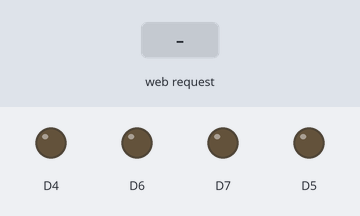
This sketch was run on a simulated ESP8266 (NodeMCU). On the bench: output pins drawn as LEDs (lit = HIGH). The inputs (shaded band) are chosen by the test bench. WiFi joins after 1.5 s; servers stay silent unless stated; what the sketch prints to the serial monitor is not drawn.

Above: at 2.7 s.
2.8 s: HTTP request GET /LED=OFF received
At 3.3 s:
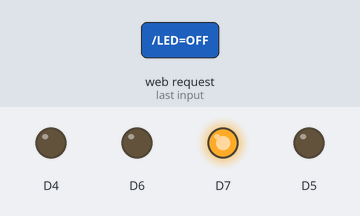
4.3 s: HTTP request GET /LEDS=OFF received
At 5.5 s:
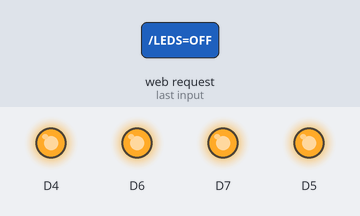
5.8 s: HTTP request GET /LED=ON received
At 6.8 s:
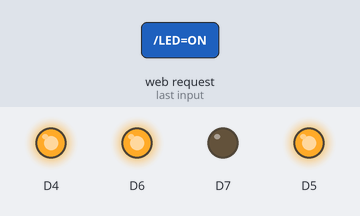
7.3 s: HTTP request GET /LED2=ON received
At 7.9 s:
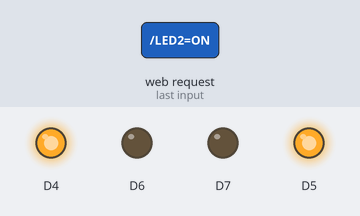
8.8 s: HTTP request GET /LED3=ON received
At 9.1 s:
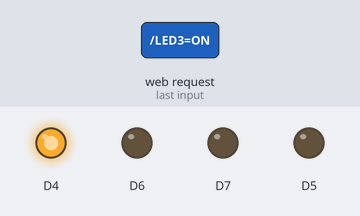
10.3 s: HTTP request GET /LED2=OFF received
At 11.4 s:
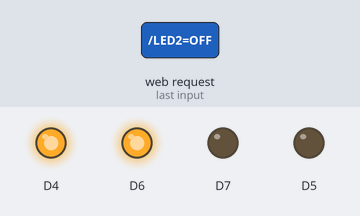
Timing chart, 0 to 12.8 s (numbered marks = the images above; inputs shaded):
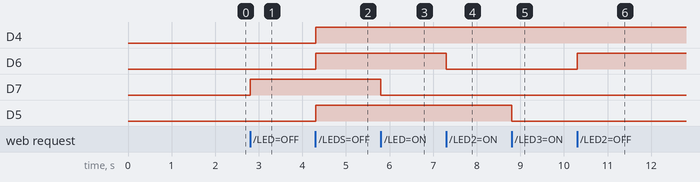

The sketch:

wifi_server.ino
```cpp
#include <ESP8266WiFi.h>

const char* ssid = "AUTOMACAO";
const char* password = "12345678";

WiFiServer server(80);

void setup() {
  Serial.begin(9600);
  delay(10);

  Serial.println();
  Serial.println();

  Serial.print("Conectando a ");
  Serial.println(ssid);

  WiFi.begin(ssid, password);

  while (WiFi.status() != WL_CONNECTED) {
    delay(500);
    Serial.print(".");
  }

  Serial.println("");
  Serial.println("WiFi conectado");

  server.begin();
  Serial.println("Server iniciado");

   Serial.print("URL do servidor: ");
  Serial.print("http://");
  Serial.print(WiFi.localIP());
  Serial.println("/");

  pinMode(D7, OUTPUT);
  pinMode(D6, OUTPUT);
  pinMode(D5, OUTPUT);
  pinMode(D4, OUTPUT);


}

void loop() {

  WiFiClient client = server.available();
  if (!client) {
    return;
  }

  Serial.println("Novo acesso");
  while(!client.available()){
    delay(1);
  }

  String request = client.readStringUntil('\r');
  Serial.println(request);
  client.flush();

  int value = HIGH;
  if (request.indexOf("/LED=ON") != -1) {
    digitalWrite(D7, LOW);
    value = LOW;
  }
  if (request.indexOf("/LED=OFF") != -1){
    digitalWrite(D7, HIGH);
    value = HIGH;
  }

    if (request.indexOf("/LED2=ON") != -1) {
    digitalWrite(D6, LOW);
    value = LOW;
  }
  if (request.indexOf("/LED2=OFF") != -1){
    digitalWrite(D6, HIGH);
    value = HIGH;
  }


 if (request.indexOf("/LED3=ON") != -1) {
    digitalWrite(D5, LOW);
    value = LOW;
  }
  if (request.indexOf("/LED3=OFF") != -1){
    digitalWrite(D5, HIGH);
    value = HIGH;
  }

  if (request.indexOf("/LED4=ON") != -1) {
    digitalWrite(D4, LOW);
    value = LOW;
  }
  if (request.indexOf("/LED4=OFF") != -1){
    digitalWrite(D4, HIGH);
    value = HIGH;
  }


  if (request.indexOf("/LEDS=ON") != -1) {
    digitalWrite(D7, LOW);
    digitalWrite(D6, LOW);
    digitalWrite(D5, LOW);
    digitalWrite(D4, LOW);
    value = LOW;
  }
  if (request.indexOf("/LEDS=OFF") != -1){
    digitalWrite(D7, HIGH);
    digitalWrite(D6, HIGH);
    digitalWrite(D5, HIGH);
    digitalWrite(D4, HIGH);
    value = HIGH;
  }


  client.println("HTTP/1.1 200 OK");
  client.println("Content-Type: text/html");
  client.println("");
  client.println("<!DOCTYPE HTML>");
  client.println("<html>");

  client.print("Led esta: ");

  if(value == HIGH) {
    client.print("OFF");
  } else {
    client.print("ON");
  }
  client.println("<br><br>");
  client.println("Clique <a href=\"/LED=ON\">aqui</a> para ON RELE 1<br>");
  client.println("Clique <a href=\"/LED2=ON\">aqui</a> para ON RELE 2<br>");
  client.println("Clique <a href=\"/LED3=ON\">aqui</a> para ON RELE 3<br>");
  client.println("Clique <a href=\"/LED4=ON\">aqui</a> para ON RELE 4<br><br>");

  client.println("Clique <a href=\"/LED=OFF\">aqui</a> para OFF RELE 1<br>");
  client.println("Clique <a href=\"/LED2=OFF\">aqui</a> para OFF RELE 2<br>");
  client.println("Clique <a href=\"/LED3=OFF\">aqui</a> para OFF RELE 3<br>");
  client.println("Clique <a href=\"/LED4=OFF\">aqui</a> para OFF RELE 4<br>");


  client.println("Clique <a href=\"/LEDS=ON\">aqui</a> para ON todos RELES<br>");
  client.println("Clique <a href=\"/LEDS=OFF\">aqui</a> para OFF todos RELES<br>");


  client.println("</html>");

  delay(1);
  Serial.println("Cliente desconectado");
  Serial.println("");


}
```

Measured:
- after the input at 2.8 s, D7: LOW → HIGH at once
- after the input at 4.3 s, D4, D6, D5: LOW → HIGH at once
- after the input at 5.8 s, D7: HIGH → LOW at once
- after the input at 7.3 s, D6: HIGH → LOW at once
- after the input at 8.8 s, D5: HIGH → LOW at once
- after the input at 10.3 s, D6: LOW → HIGH at once
